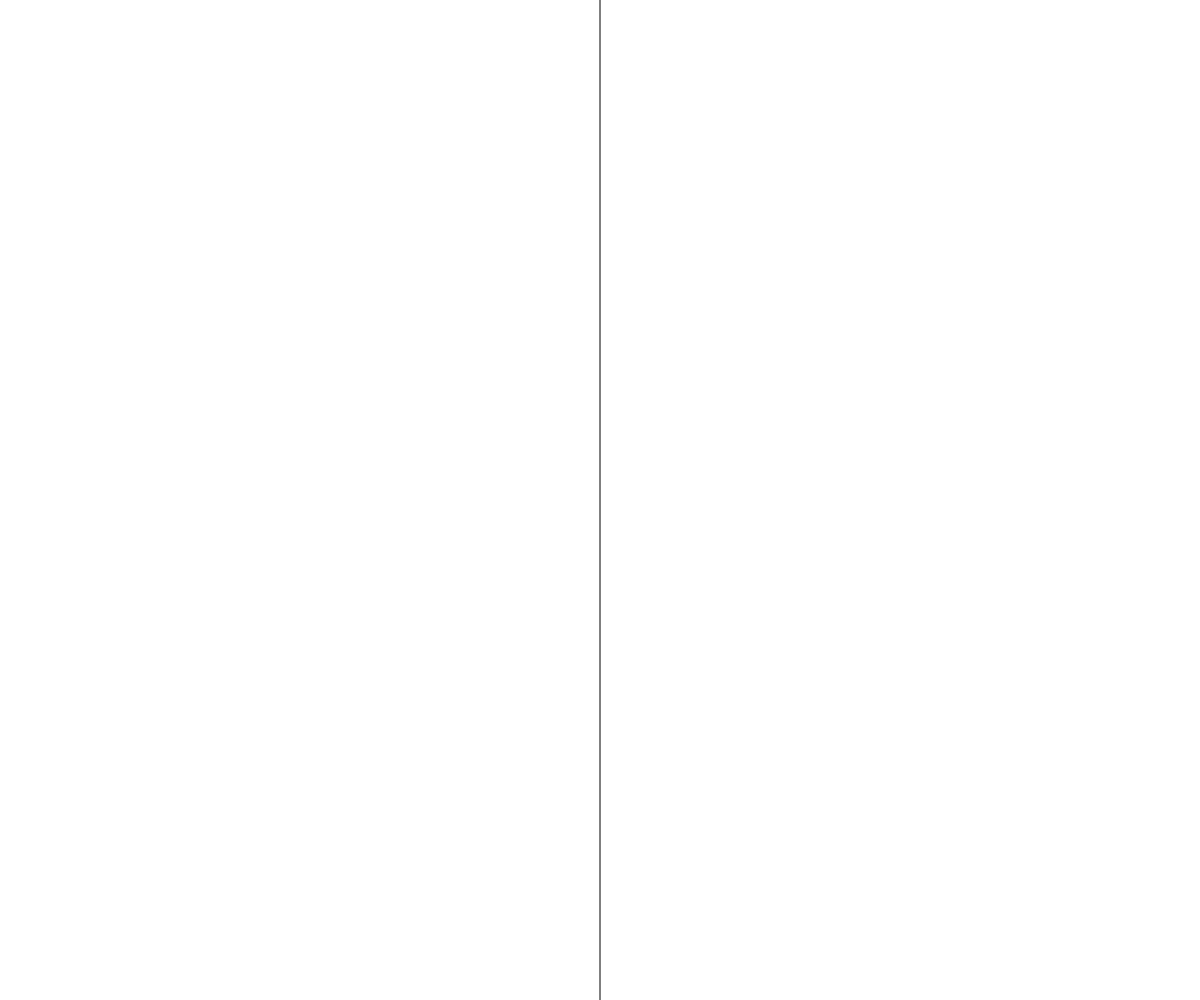
Frame 1 (no input)
Frame 60 (no input): identical to frame 1, image omitted
Frame 120 (the mouse pressed at the canvas centre since frame 60): identical to frame 1, image omitted

The p5.js sketch that drew this single still picture (run headless with seeded random() and noise() and a simulated clock; from frame 60 on, the mouse is pressed at the canvas centre):

// p5.js sketch
// ── sketch.js
/*

Blank P5 template
 */

let currentPosition;
let prevPosition;

function setup()
{
createCanvas(windowWidth,windowHeight);


}


function draw() 
{
background(255);
fill(0)
line(width/2,0,width/2,height);

if(mouseX>=width/2)
{
currentPosition = "RIGHT";
}
else
{
currentPosition = "LEFT";
}


if(currentPosition!=prevPosition)
{

	console.log(currentPosition);
}




prevPosition=currentPosition;
}
